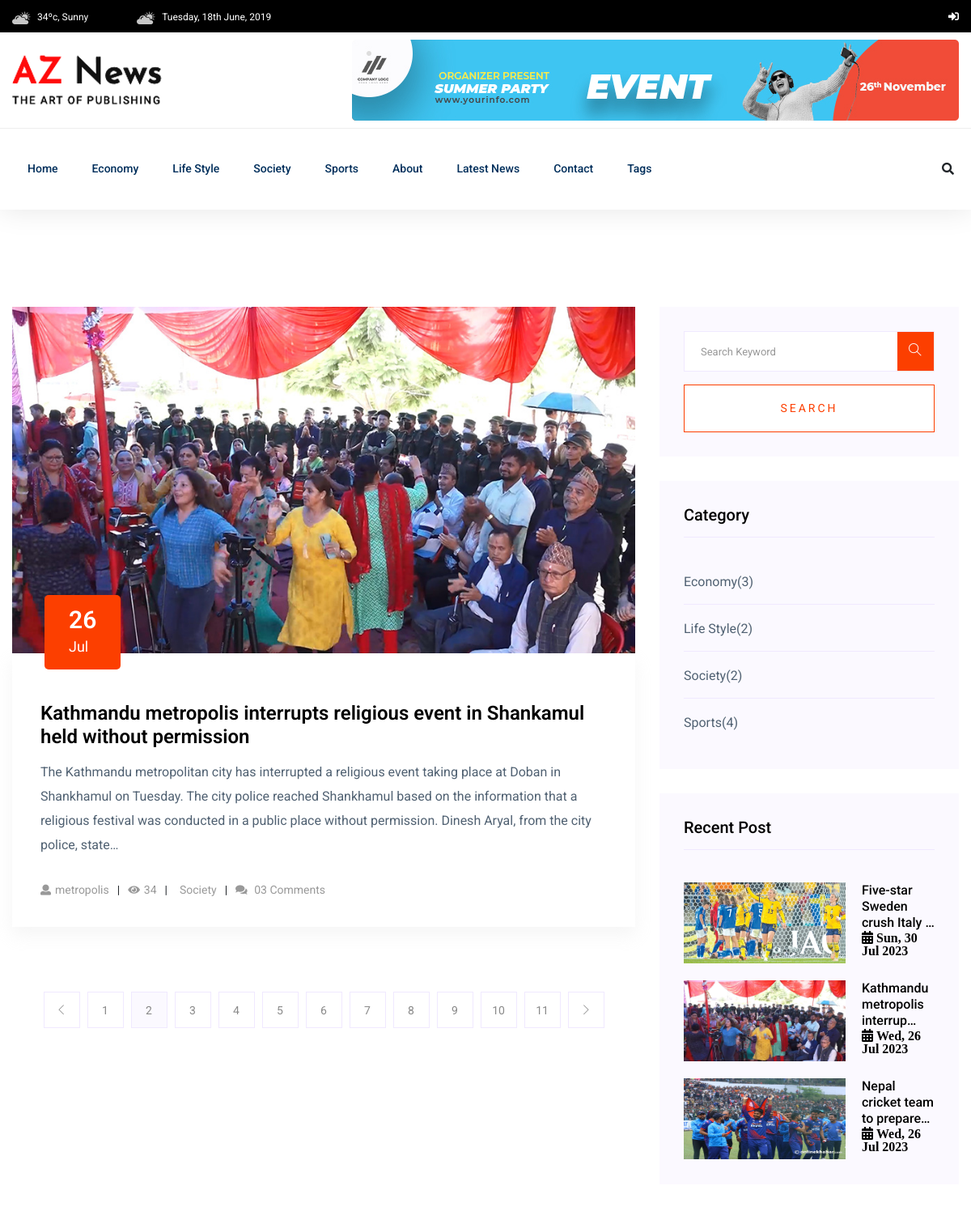
Before: /post-list/?page=2 (upper part) with the older database file.
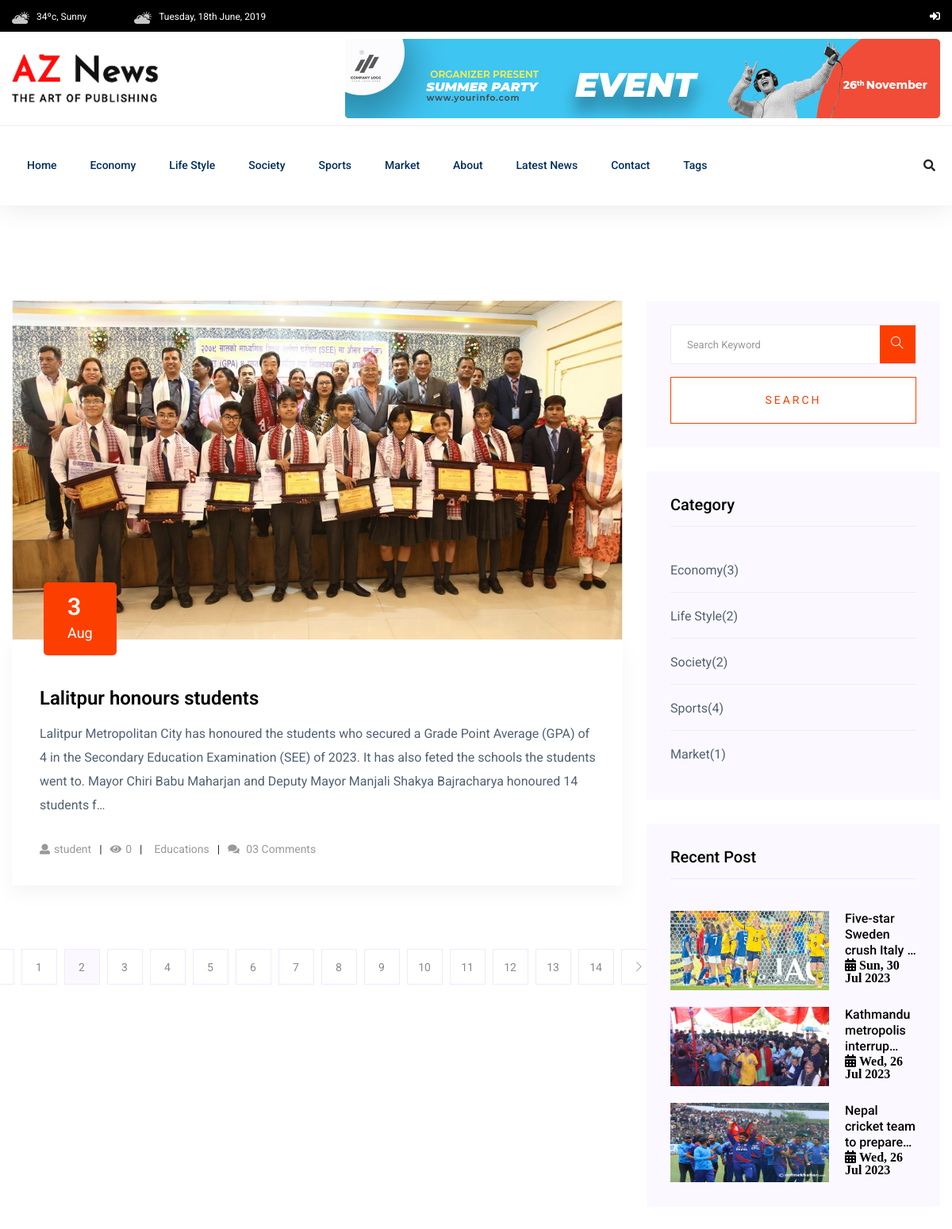
After: the same page with the newer database file.
### news_app/models.py (models this page shows, shortened)
class Category(models.Model):
     name = models.CharField(max_length=100)

class Post(models.Model):
     STATUS_CHOICES = [
          ("active", "Active"),
          ("in_active", "Inactive"),
     ]
     title = models.CharField(max_length=255)
     content = models.TextField()
     feature_image = models.ImageField(upload_to="post_images/%Y/%m/%d", blank=False)
     author = models.ForeignKey("auth.User", on_delete=models.CASCADE)
     status = models.CharField(max_length=20, choices=STATUS_CHOICES, default="active")
     views_count = models.PositiveBigIntegerField(default=0)
     published_at = models.DateField(null=True, blank=True)
     category = models.ForeignKey(Category, on_delete=models.CASCADE)
     tag = models.ManyToManyField(Tag)

class Tag(models.Model):
     name = models.CharField(max_length=100)
     def __str__(self):
          return self.name

### news_app/views.py (the view)
# urls.py: path("", views.PostListView.as_view(), name='post-list'),
class PostListView(ListView):
    model = Post
    template_name = "aznews/list/list.html"
    context_object_name = "posts"
    paginate_by = 1
    def get_queryset(self):
        return Post.objects.filter(
            published_at__isnull=False, status="active"
        ).order_by("-published_at")

### news_app/navbar.py (called while the page is built)
def navigation(request):
     categories = Category.objects.all()[:5]
     tags = Tag.objects.all()[:10]
     trending_posts = Post.objects.filter(published_at__isnull = False, status = "active").order_by("-views_count")[:3]
     return{
          "categories":categories,
          "tags":tags,
          "trending_posts":trending_posts,
     }

### templates/aznews/list/list.html (shortened to what this page needs)
{% extends "aznews/base.html" %}
{% load static %}
{% block content %}
<section class="blog_area section-padding">
<div class="container">
     <div class="row">
          <div class="col-lg-8 mb-5 mb-lg-0">
               <div class="blog_left_sidebar">
                    {% include "aznews/list/left/post_list.html" %}
                    {% include "aznews/list/left/pagination.html" %}
               </div>
          </div>
          <div class="col-lg-4">
               <div class="blog_right_sidebar">
                    {% include "aznews/list/right/search_form.html" %}
                    {% include "aznews/list/right/category.html" %}
                    {% include "aznews/list/right/popular_posts.html" %}
               </div>
          </div>
     </div>
</div>
</section>
{% endblock content %}

### templates/aznews/header.html (shortened to what the changed rows need)
{% load static %}
<header>
    <div class="header-area">
        <div class="main-header ">
            <div class="header-bottom header-sticky">
                <div class="container">
                    <div class="row align-items-center">
                        <div class="col-xl-10 col-lg-10 col-md-12 header-flex">
                            <div class="main-menu d-none d-md-block">
                                <nav>
                                    <ul id="navigation">
                                        {% for category in categories %}
                                        <li><a
                                                href="{% url 'post-by-category' category.id %}">{{category.name|title}}</a>
                                        </li>
                                        {% endfor %}
                                    </ul>
                                </nav>
                            </div>
                        </div>
                    </div>
                </div>
            </div>
        </div>
    </div>
</header>

### templates/aznews/list/left/post_list.html (shortened to what this page needs)
{% load static %}
{% for post in posts %}
<article class="blog_item">
     <div class="blog_item_img">
          <img class="card-img rounded-0" src="{{ post.feature_image.url }}" alt="">
          <a href="#" class="blog_item_date">
               <h3>{{post.published_at | date:"j"}}</h3>
               <p>{{post.published_at | date:"M"}}</p>
          </a>
     </div>
     <div class="blog_details">
          <a class="d-inline-block" href="{% url 'post-detail' post.pk %}">
               <h2>{{post.title}}</h2>
          </a>
          <p>{{ post.content|striptags|safe|truncatechars:300}}</p>
          <ul class="blog-info-link">
               <li><a href="#"><i class="fa fa-user"></i>{{post.tag.all |join:", "}}</a></li>
               <li><a href="#"><i class="fa fa-eye"></i>{{post.views_count}}</a></li>
               <li><a href="#">{{post.category.name|title}}</a></li>
               <li><a href="#"><i class="fa fa-comments"></i> 03 Comments</a></li>
          </ul>
     </div>
</article>
{% endfor %}

### templates/aznews/list/right/category.html
{% load static %}
<aside class="single_sidebar_widget post_category_widget">
     <h4 class="widget_title">Category</h4>
     <ul class="list cat-list">
          {% for category in categories %}
          <li>
               <a href="#" class="d-flex">
                    <p>{{category.name|title}}</p>
                    <p>({{category.post_set.count}})</p>
               </a>
          </li>
          {% endfor %}
     </ul>
</aside>

### templates/aznews/list/right/popular_posts.html
{% load static %}
<aside class="single_sidebar_widget popular_post_widget">
     <h3 class="widget_title">Recent Post</h3>
     {% for trending_post in trending_posts %}
     <div class="media post_item">
          <a href="{% url 'post-detail' trending_post.pk %}"><img src="{{trending_post.feature_image.url}}" alt="{{trending_post.title}}" width="200px" height="100px"></a>
          <div class="media-body">
               <a href="{% url 'post-detail' trending_post.pk %}">
                    <h3>{{trending_post.title |truncatechars:30}}<br><i class="fa fa-calendar-alt">{{trending_post.published_at|date:" D, j M Y"}}</i></h3>
               </a>
          </div>
     </div>
     {% endfor %}
</aside>

Changed rows visible on the page:
no longer on one of the page's lists (row unchanged): Post: published_at "26", published_at "Jul", title "Kathmandu metropolis interrupts religious event in Shankamul held without permission", content "The Kathmandu metropolitan city has interrupted a religious event taking place at Doban in Shankhamul on Tuesday. The city police reached Shankhamul based on the information that a religious festival was conducted in a public place without permission. Dinesh Aryal, from the city police, state…", tag.all "metropolis", views_count "34", category.name "Society"
added Category: name "Market", post_set.count "1"
added Post: feature_image (picture), published_at "3", published_at "Aug", title "Lalitpur honours students", content "Lalitpur Metropolitan City has honoured the students who secured a Grade Point Average (GPA) of 4 in the Secondary Education Examination (SEE) of 2023. It has also feted the schools the students went to. Mayor Chiri Babu Maharjan and Deputy Mayor Manjali Shakya Bajracharya honoured 14 students f…", tag.all "student", views_count "0", category.name "Educations"
Other visible differences:
new list line: "12"
new list line: "13"
new list line: "14"
